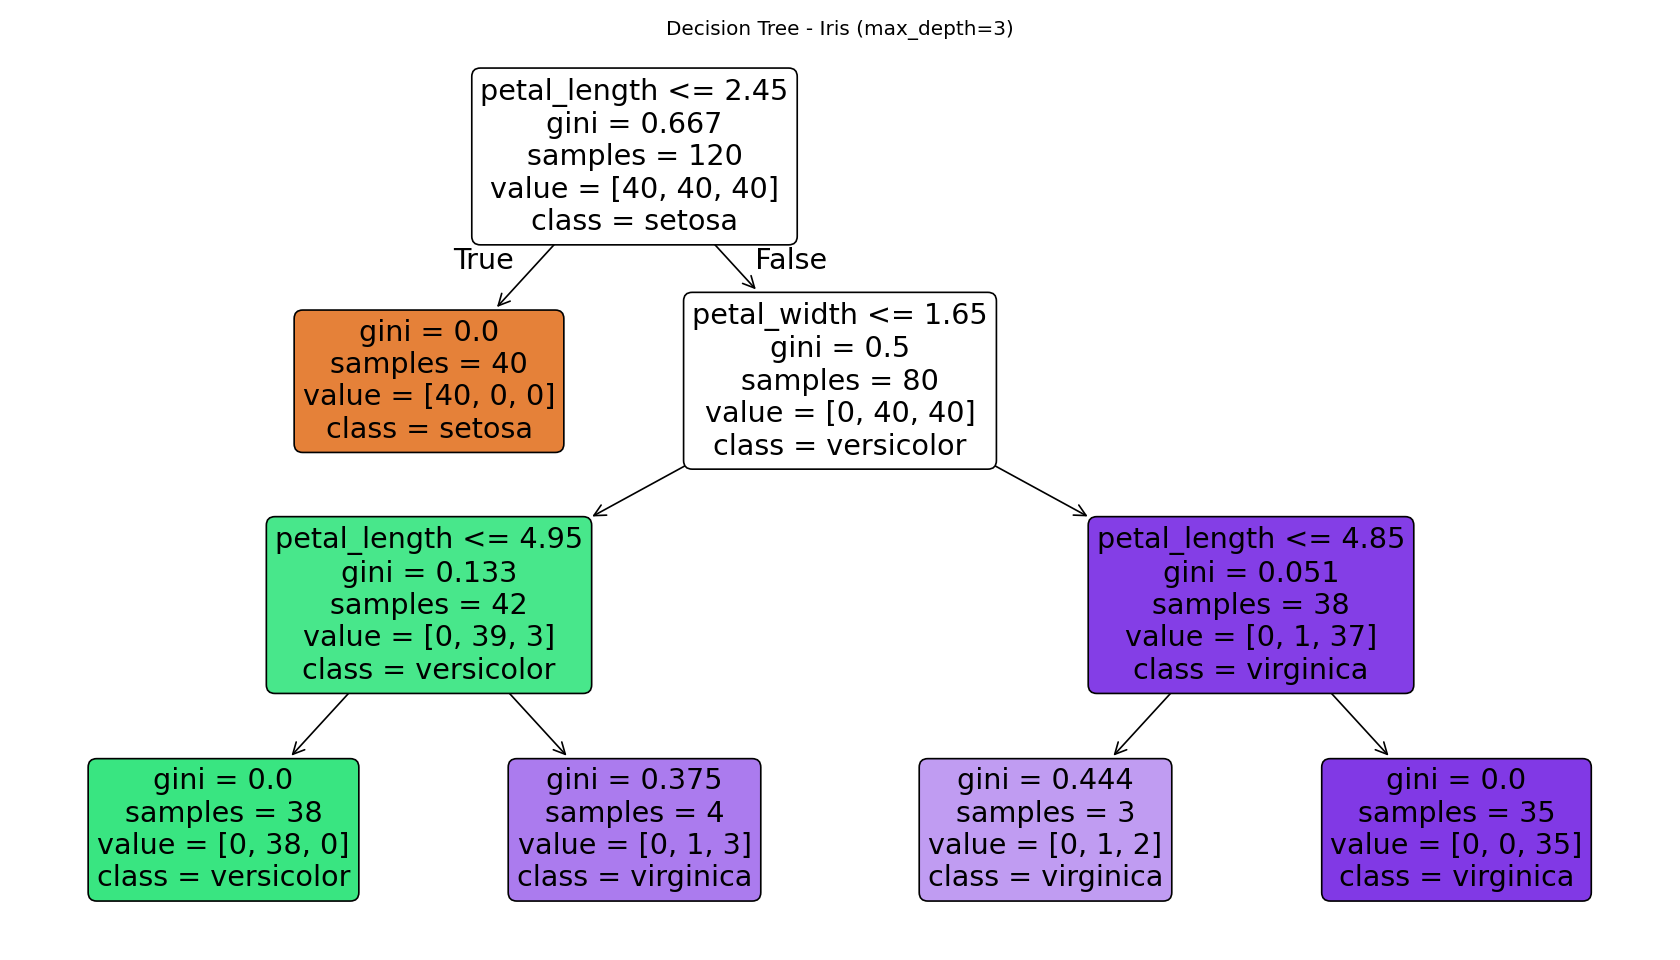

The script that saved this image:
"""
Level 2 - Task 2: Decision Trees for Classification
Codveda Technologies ML Internship

Classify Iris species, visualize and prune the tree.
"""

import pandas as pd
import matplotlib.pyplot as plt
from sklearn.model_selection import train_test_split
from sklearn.tree import DecisionTreeClassifier, plot_tree
from sklearn.metrics import accuracy_score, f1_score, classification_report

DATA_PATH = "../../data/iris.csv"
TARGET = "species"


def main():
    df = pd.read_csv(DATA_PATH)
    X = df.drop(columns=[TARGET])
    y = df[TARGET]

    X_train, X_test, y_train, y_test = train_test_split(
        X, y, test_size=0.2, random_state=42, stratify=y
    )

    # Pruned tree (max_depth limits growth to avoid overfitting) ---------------
    model = DecisionTreeClassifier(max_depth=3, random_state=42)
    model.fit(X_train, y_train)

    y_pred = model.predict(X_test)
    print(f"Accuracy: {accuracy_score(y_test, y_pred):.3f}")
    print(f"F1-score (macro): {f1_score(y_test, y_pred, average='macro'):.3f}\n")
    print(classification_report(y_test, y_pred))

    # Visualize ---------------------------------------------------------------
    plt.figure(figsize=(14, 8))
    plot_tree(model, feature_names=X.columns, class_names=model.classes_,
              filled=True, rounded=True)
    plt.title("Decision Tree - Iris (max_depth=3)")
    plt.tight_layout()
    plt.savefig("decision_tree.png", dpi=120)
    print("Saved tree visualization to decision_tree.png")


if __name__ == "__main__":
    main()
